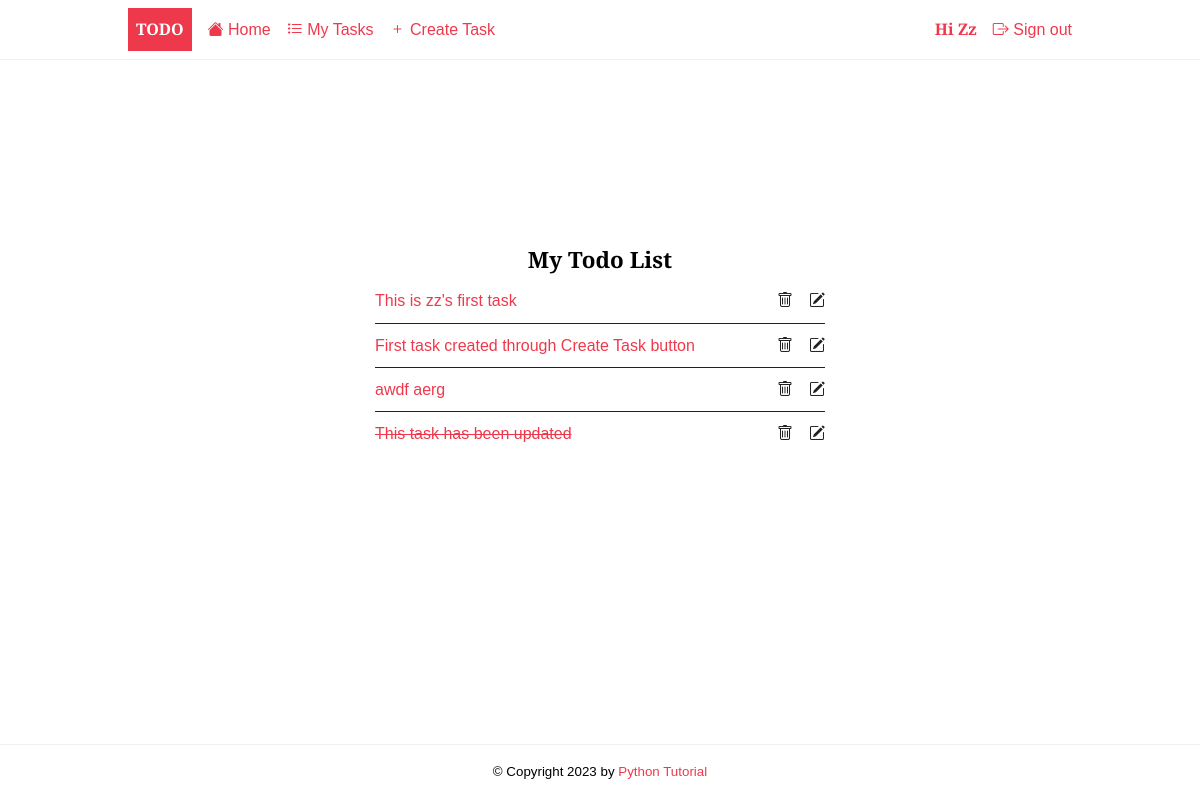
The page /tasks/ (signed in) on the database as committed earlier.
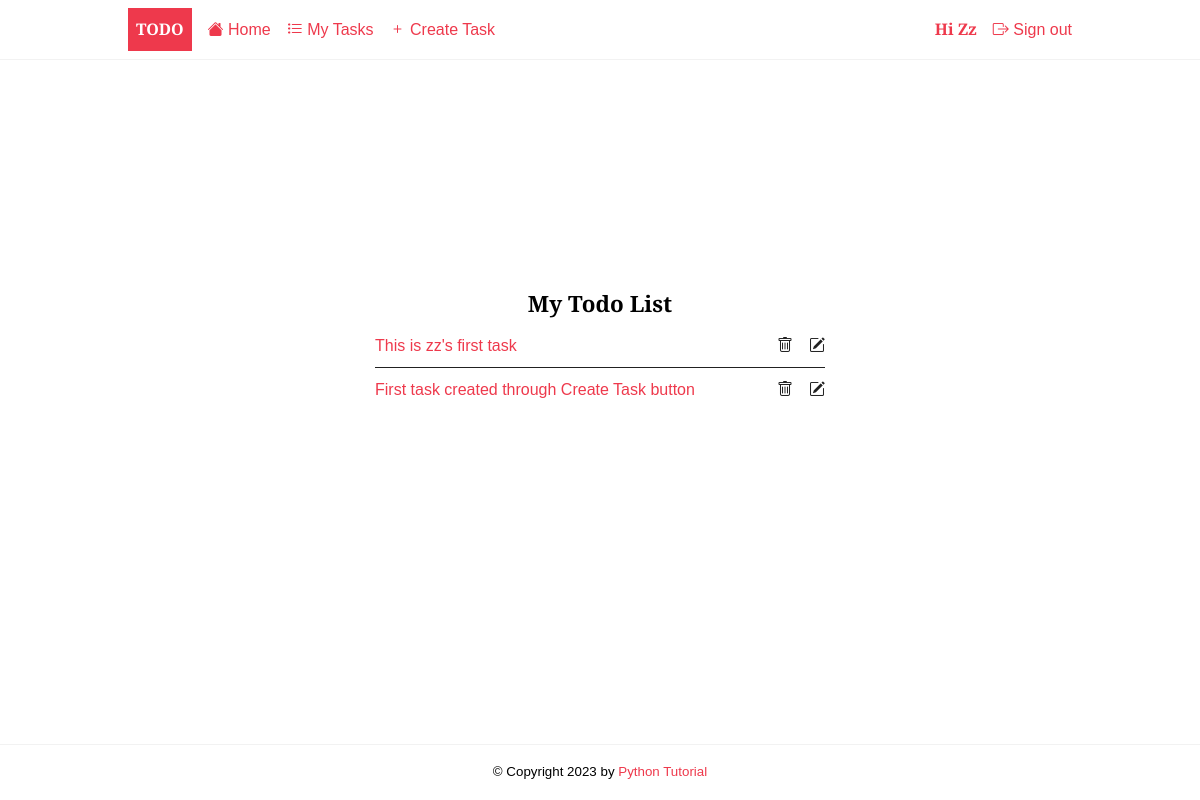
The same page on the database as committed later.
### todo/models.py (models this page shows, shortened)
class Task(models.Model):
    title = models.CharField(max_length=255)
    description = models.TextField(null=True, blank=True)
    completed = models.BooleanField(default=False)
    created_at = models.DateTimeField(auto_now_add=True)
    user = models.ForeignKey(User, on_delete=models.CASCADE, null=True, blank=True)
    class Meta:
        ordering = ["completed"]

### todo/views.py (the view)
# urls.py: path("tasks/", views.TaskList.as_view(), name="tasks"),
class TaskList(LoginRequiredMixin, generic.ListView):
    model = Task
    context_object_name = 'tasks'
    def get_queryset(self):
        return self.model.objects.filter(user=self.request.user)

### todo/templates/todo/task_list.html
{% extends 'base.html' %}
{% block content %}
<div class="center">
	<h2>My Todo List</h2>
	{% if tasks %}
	<ul class="tasks">
		{% for task in tasks %}
			<li><a href="{% url 'todo:task_detail' task.id %}" class="{% if task.completed %}completed{% endif %}">{{ task.title }}</a>
				<div  class="task-controls">
				 	<a href="{% url 'todo:task_delete' task.id %}"><i class="bi bi-trash"></i> </a>
					<a href="{% url 'todo:task_update' task.id %}"><i class="bi bi-pencil-square"></i></a>
		        </div>
		    </li>
		{% endfor %}
	{% else %}
		<p>😎Yeah~ you have no pending tasks!🎉</p>
        <a href="{% url 'todo:task_create' %}">Creat task</a>
	{% endif %}
	</ul>
</div>
{% endblock content %}

Rows that differ between the two databases and show on the page:
removed Task: title "awdf aerg"
removed Task: title "This task has been updated", completed True (drawn)
